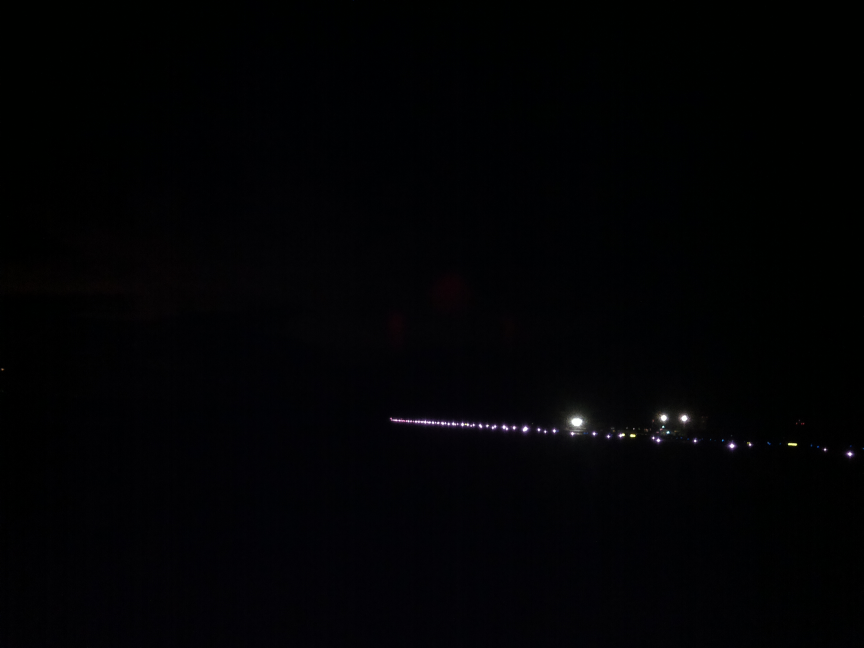
#> input picture cam1/3.jpg, 2592 x 1944 px (shown at 1/3 size)
$ python horizontal_visibility_script.py   (Python 2 division)   (older library calls are emulated)
#> lines starting #> are read from the running program, lines starting #| are printed output that depends on the picture; after the words box and inside, x2 and y2 are one past the last pixel; in counts of white or black regions, pixels touching at a corner belong together
#!/usr/bin/env python

__version__ = "Version 1.0"
__copyright__ = "Copyright 2015, PydevAr"
__email__ = "pydev.ar@gmail.com"

# Libraries
import cv2
import sys
import os
import csv

from config import *

def store_data():
    global writer, csvfile
    csvfile = open(FILENAME, 'wb')
    if not os.path.isfile(FILENAME):
        print "Error: file %s doesn't exist." % FILENAME
    csvfile.write("sep=,\n")  # For excel compatibility
    FIELDNAMES = ['ID Baliza',
                  'Coordenada X',
                  'Coordenada Y',
                  'Valor Pixel',
                  'Valor Referencia',
                  'Seleccionado',
                  'Distancia']
    writer = csv.DictWriter(csvfile, fieldnames=FIELDNAMES)
    writer.writeheader()

try:
    store_data()
except:
    print "Problem writing csv file."

def save_coord(id, cx, cy, pixel):
    global writer
    try:
        writer.writerow({
            'ID Baliza': id,
            'Coordenada X': int(cx) + refPt[0][0],
            'Coordenada Y': int(cy) + refPt[0][1],
            'Valor Pixel': pixel,
            'Valor Referencia': ' ',
            'Seleccionado': ' ',
            'Distancia': ' '
            })
    except:
        print "Problem writing file."

def average_value(image, cx, cy):
    global refPt
    image1, image2, image3 = [0, 0, 0]
    # print "cx:", cx, "cy:", cy
    counter = 0.0
    for x in range(cx-2, cx+3):
        for y in range(cy-2, cy+3):
            counter += 1.0
            # print x, y, image[y][x]
            image1 += image[y][x][0]
            image2 += image[y][x][1]
            image3 += image[y][x][2]
    ret = [round(image1 / counter, 1), round(image2 / counter, 1), round(image3 / counter, 1)]
    # print "returns", ret
    return ret

print "OpenCV Version:", cv2.__version__, "\n"

# Reading image
img = cv2.imread(img_path, cv2.CV_LOAD_IMAGE_UNCHANGED)
#> img is the input picture: shape (1944, 2592, 3); mean B, G, R 3.9, 2.4, 2.2
clone = cv2.imread(img_path, cv2.IMREAD_GRAYSCALE)
#> clone: shape (1944, 2592); min 0, max 255, mean 2.4

try:
    img.shape
except:
    print "The image could not be loaded."
    sys.exit()
# -----------------------------------------------------
print "-"*5, "Information of the image", "-"*5
print "Image Shape:", img.shape
#| Image Shape: (1944, 2592, 3)
print "Total number of pixels:", img.size
#| Total number of pixels: 15116544
print "Image data type:", img.dtype
#| Image data type: uint8
# -----------------------------------------------------


# display the image resized
# original = cv2.resize(img, SIZE)
# cv2.imshow("original", original)


roi = img[refPt[0][1]:refPt[1][1], refPt[0][0]:refPt[1][0]]
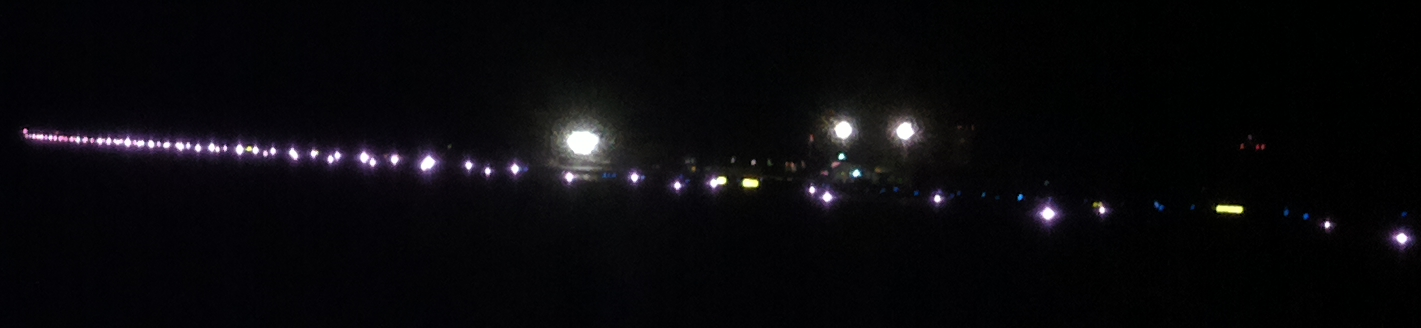
#> roi: shape (328, 1421, 3); mean B, G, R 11.5, 8.7, 9.3
# cv2.imshow("ROI", roi)

clone = clone[refPt[0][1]:refPt[1][1], refPt[0][0]:refPt[1][0]]
#> clone: shape (328, 1421)
# cv2.imshow("clone", clone)

_dummy, b_clone = cv2.threshold(clone, 200, 255, cv2.THRESH_BINARY)
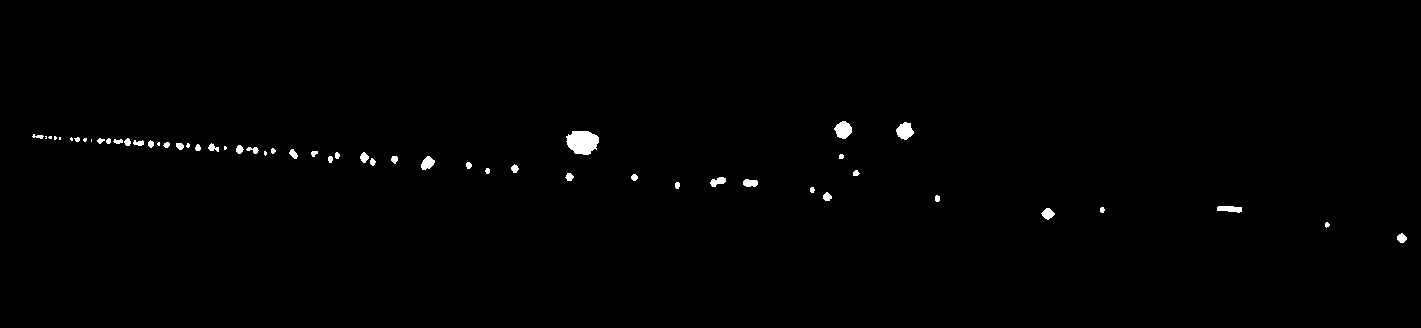
#> b_clone: shape (328, 1421); 0.66% white; 55 white regions (11 under 20 px)
# cv2.imshow("b_clone", b_clone)
# cv2.waitKey(0)

cv2.imshow("original", roi.copy())
contours, _h = cv2.findContours(b_clone, cv2.RETR_EXTERNAL, cv2.CHAIN_APPROX_SIMPLE)
#> contours = 55 contours, 20 with area under 20; largest, box (x1, y1, x2, y2) and area: (566, 131, 599, 155) 564, (834, 121, 852, 139) 204, (896, 122, 914, 140) 196, (421, 156, 435, 170) 112, (1217, 206, 1242, 213) 104
# print contours

dict_values = dict()
id = 0
for blob in contours:

    # finding centroids of best_cnt and draw a rectangle there
    if blob is not None:
        x, y, w, h = cv2.boundingRect(blob)
        cv2.rectangle(roi, (x, y), (x + w, y + h), (0, 0, 255), 3)

    M = cv2.moments(blob)
    if M['m00'] != 0:
        cx, cy = int(M['m10']/M['m00']), int(M['m01']/M['m00'])
        #print id, cx, cy, roi[cy][cx]
        #save_coord(id, cx, cy, average_value(roi, cx, cy))
        dict_values[id] = [cx, cy, average_value(roi, cx, cy)]
        id += 1
#> this loop made 55 passes
#> (blob, x, y, w, h, cx, cy, ret in average_value) on pass 48: ([[59, 137], [59, 139], [60, 139], [60, 137]], 59, 137, 2, 3, 59, 138, [3.6, 1.9, 248.7])
#> (x, y, w, h, cx, cy, ret in average_value) on passes 1 to 6: (1397, 233, 10, 10, 1401, 237, [162.8, 163, 254.5]), (1325, 222, 5, 6, 1326, 224, [0, 0, 255]), (1041, 208, 14, 12, 1047, 213, [254.2, 253.8, 254.5]), (1100, 207, 5, 6, 1101, 209, [0, 0, 255]), (1217, 206, 25, 7, 1229, 208, [62.5, 101.9, 254.1]), (935, 195, 5, 7, 936, 198, [0, 0, 255])
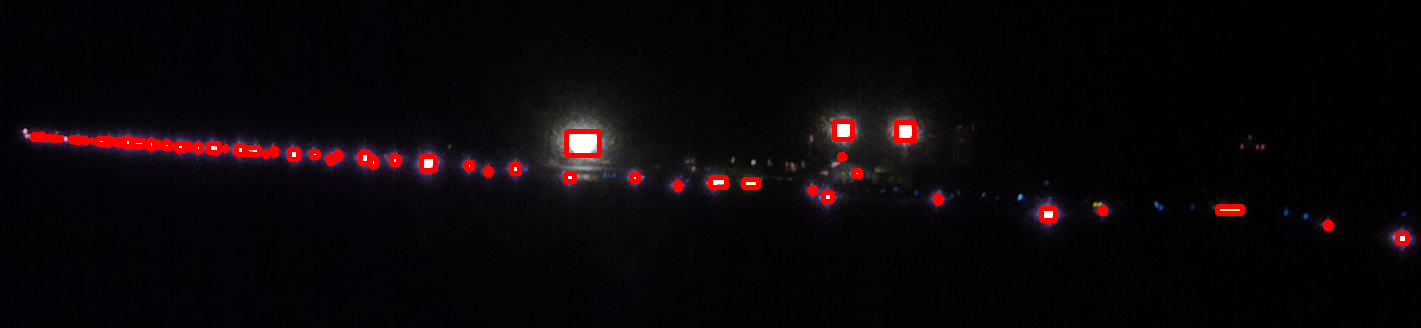
#> roi: shape (328, 1421, 3); 1.62% of pixels changed, all inside (x1, y1, x2, y2) = (30, 119, 1410, 246)
#> after the loop, dict_values = 54 items; id = 54
cv2.imshow("roi", roi)
# cv2.imshow("clone", clone)
cv2.waitKey(0)


def save_values():
    for i in range(len(dict_values.keys())):
        save_coord(i, *dict_values[i])
#> this loop made 54 passes
#| Problem writing file.
#| Problem writing file.
#| Problem writing file.
#| Problem writing file.
#| Problem writing file.
#| Problem writing file.
#| Problem writing file.
#| Problem writing file.
#> (further printed lines are left out)
    csvfile.close()

save_values()

$ run again, with cam1/1.jpg copied over cam1/3.jpg
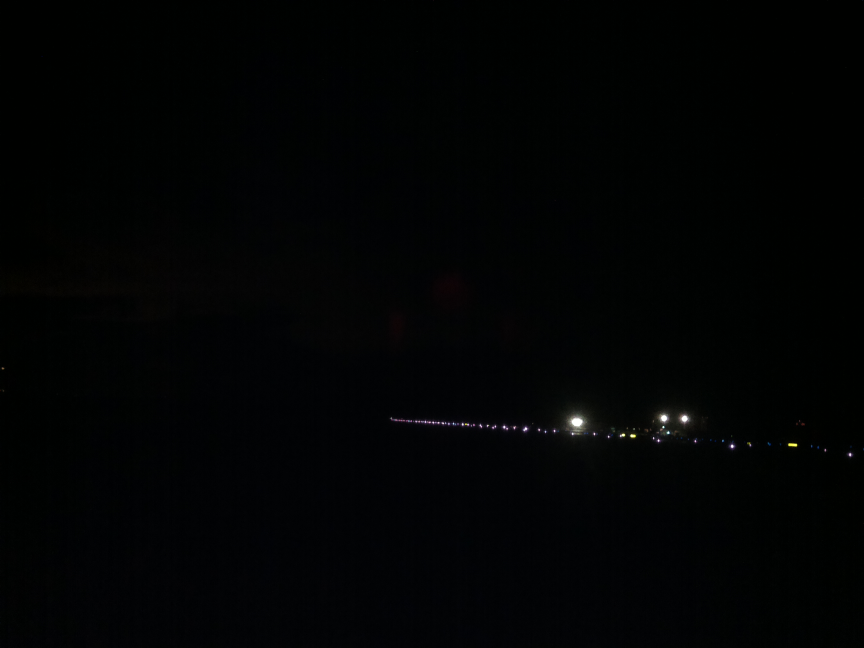
#> input picture cam1/1.jpg, 2592 x 1944 px (shown at 1/3 size)
#> img is the input picture: shape (1944, 2592, 3); mean B, G, R 3.2, 3, 1.8
#| Image Shape: (1944, 2592, 3)
#| Total number of pixels: 15116544
#| Image data type: uint8
#> `_dummy, b_clone = cv2.threshold(clone, 200, 255, cv2.THRESH_BINARY)`:
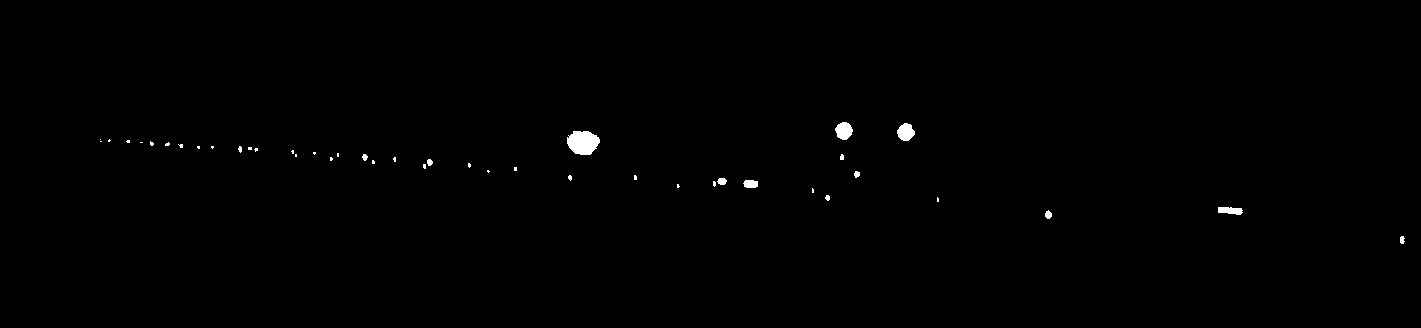
#> b_clone: shape (328, 1421); 0.41% white; 43 white regions (29 under 20 px)
#> contours = 43 contours, 32 with area under 20; largest, box (x1, y1, x2, y2) and area: (567, 131, 600, 155) 567, (835, 122, 853, 140) 212, (897, 123, 915, 141) 210, (1218, 207, 1243, 215) 125, (743, 180, 758, 188) 85
#> the loop `for blob in contours:` made 43 passes
#> (blob, x, y, w, h, cx, cy, ret in average_value) on passes 4, 6, 15, 24: ([[937, 197], [937, 201], [938, 201], [938, 198]], 937, 197, 2, 5, 937, 199, [0, 0, 255]), ([[812, 188], [812, 192], [813, 192], [813, 189]], 812, 188, 2, 5, 812, 190, [0, 0, 255]), ([[514, 167], [514, 170], [516, 170], [516, 167]], 514, 167, 3, 4, 515, 168, [0, 0, 255]), ([[295, 154], [295, 156], [296, 156], [296, 154]], 295, 154, 2, 3, 295, 155, [9.9, 8.8, 254.7])
#> after the loop `for blob in contours:`:
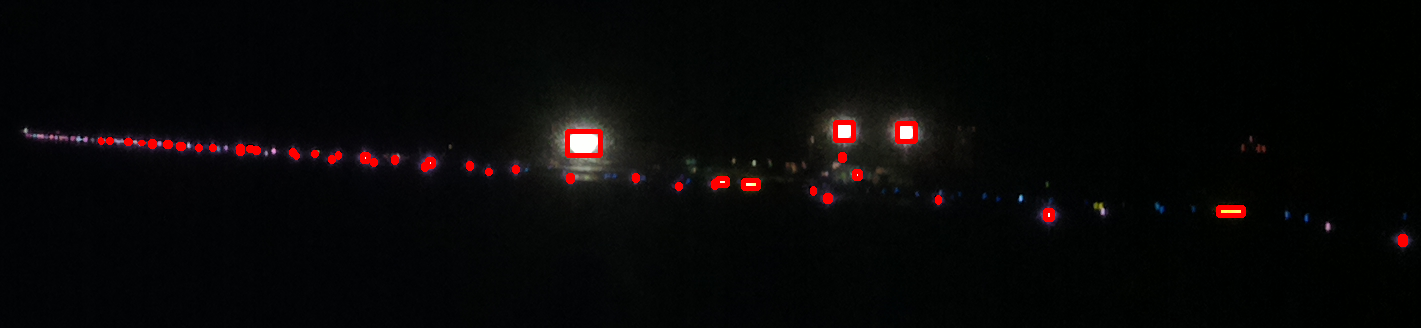
#> roi: shape (328, 1421, 3); mean B, G, R 6.8, 6.8, 8
#> after the loop `for blob in contours:`: dict_values = 40 items; id = 40
#> the loop in save_values, `for i in range(len(dict_values.keys())):` made 40 passes
#| Problem writing file.
#| Problem writing file.
#| Problem writing file.
#| Problem writing file.
#| Problem writing file.
#> (further printed lines are left out)

$ run again, with cam1/10.jpg copied over cam1/3.jpg
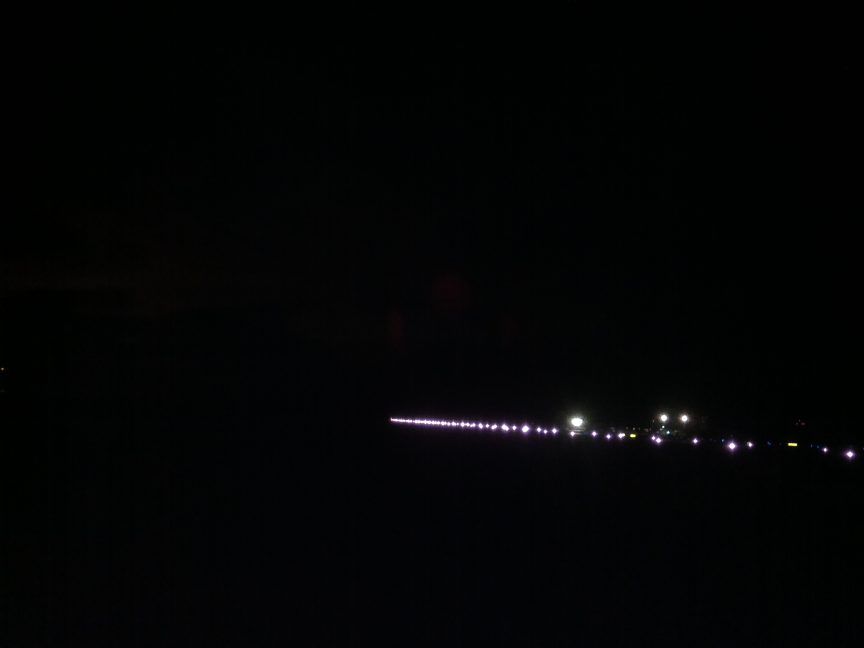
#> input picture cam1/10.jpg, 2592 x 1944 px (shown at 1/3 size)
#> img is the input picture: shape (1944, 2592, 3); mean B, G, R 4.2, 4.1, 3.1
#| Image Shape: (1944, 2592, 3)
#| Total number of pixels: 15116544
#| Image data type: uint8
#> `_dummy, b_clone = cv2.threshold(clone, 200, 255, cv2.THRESH_BINARY)`:
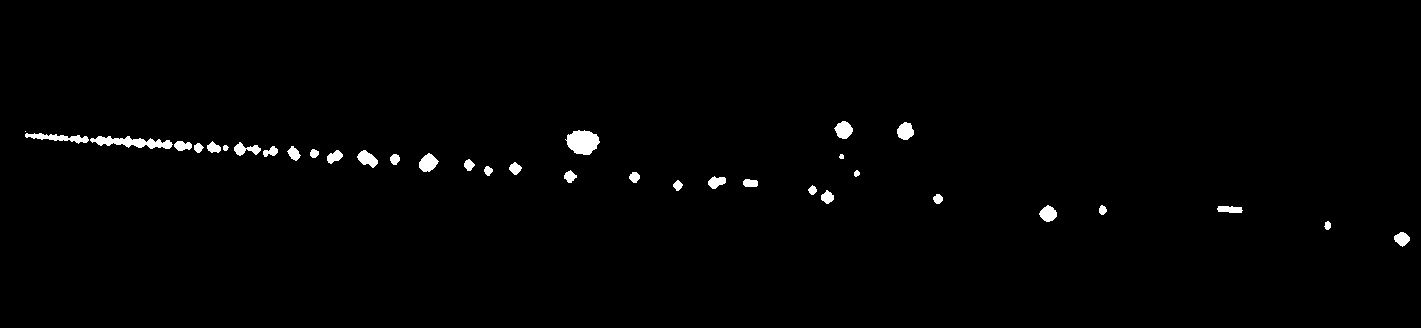
#> b_clone: shape (328, 1421); 1.1% white; 36 white regions (1 under 20 px)
#> contours = 36 contours, 3 with area under 20; largest, box (x1, y1, x2, y2) and area: (565, 130, 600, 155) 578, (90, 136, 173, 149) 504, (25, 133, 89, 144) 260, (419, 153, 439, 172) 226, (834, 121, 853, 139) 212
#> the loop `for blob in contours:` made 36 passes
#> (x, y, w, h, cx, cy, ret in average_value) on passes 1 to 8: (1394, 232, 16, 15, 1401, 238, [254.5, 254.7, 254.6]), (1324, 221, 7, 9, 1327, 225, [81.6, 81, 255]), (1217, 206, 26, 7, 1229, 209, [48.7, 102, 254.9]), (1099, 205, 8, 10, 1102, 209, [122.1, 122.1, 254.9]), (1039, 205, 18, 17, 1047, 213, [254.8, 254.9, 254.5]), (933, 194, 10, 10, 937, 198, [162.7, 162.7, 254.6]), (821, 190, 13, 14, 827, 196, [254.9, 254.3, 254.6]), (808, 185, 9, 10, 812, 189, [163.1, 162.4, 254.7])
#> after the loop `for blob in contours:`:
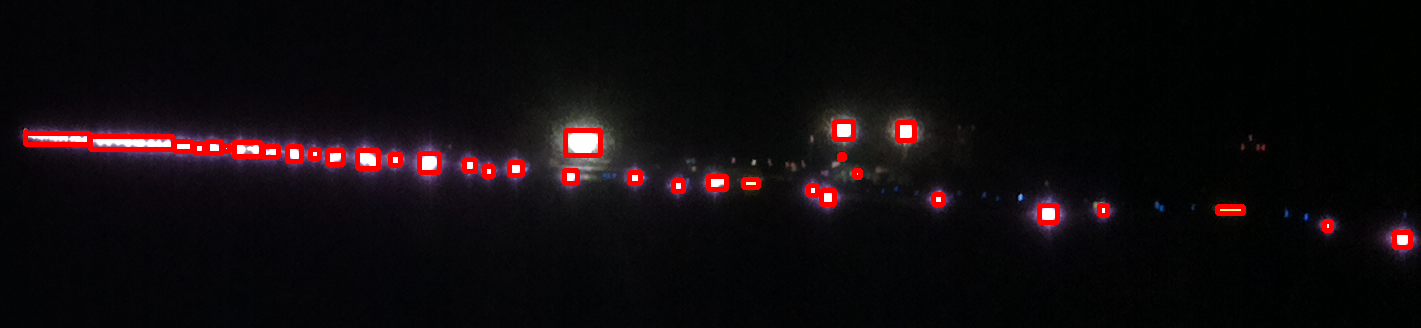
#> roi: shape (328, 1421, 3); mean B, G, R 12.8, 10.7, 16.6
#> after the loop `for blob in contours:`: dict_values = 35 items; id = 35
#> the loop in save_values, `for i in range(len(dict_values.keys())):` made 35 passes
#| Problem writing file.
#| Problem writing file.
#| Problem writing file.
#| Problem writing file.
#| Problem writing file.
#> (further printed lines are left out)

$ run again, with cam1/100.jpg copied over cam1/3.jpg
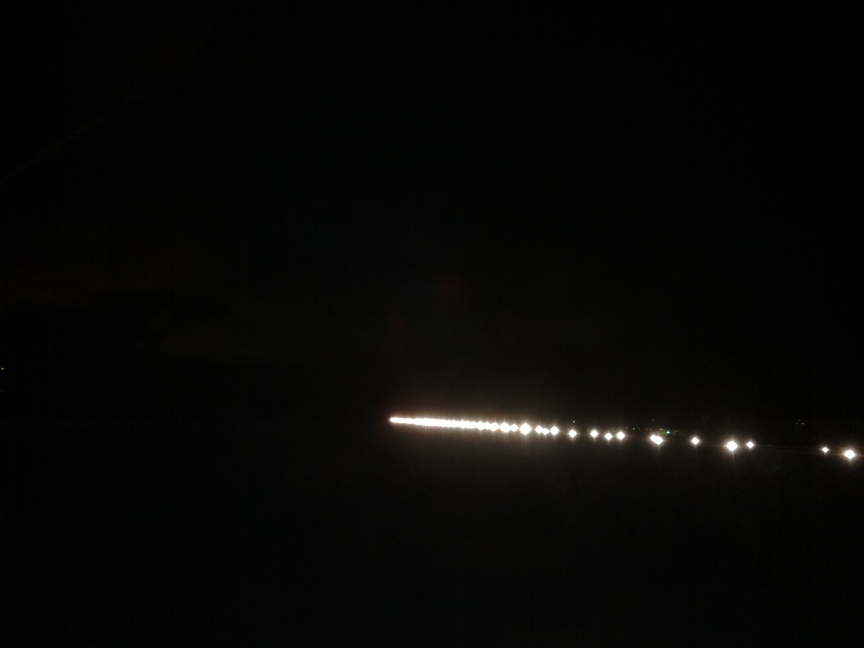
#> input picture cam1/100.jpg, 2592 x 1944 px (shown at 1/3 size)
#> img is the input picture: shape (1944, 2592, 3); mean B, G, R 5, 6.5, 6.6
#| Image Shape: (1944, 2592, 3)
#| Total number of pixels: 15116544
#| Image data type: uint8
#> `_dummy, b_clone = cv2.threshold(clone, 200, 255, cv2.THRESH_BINARY)`:
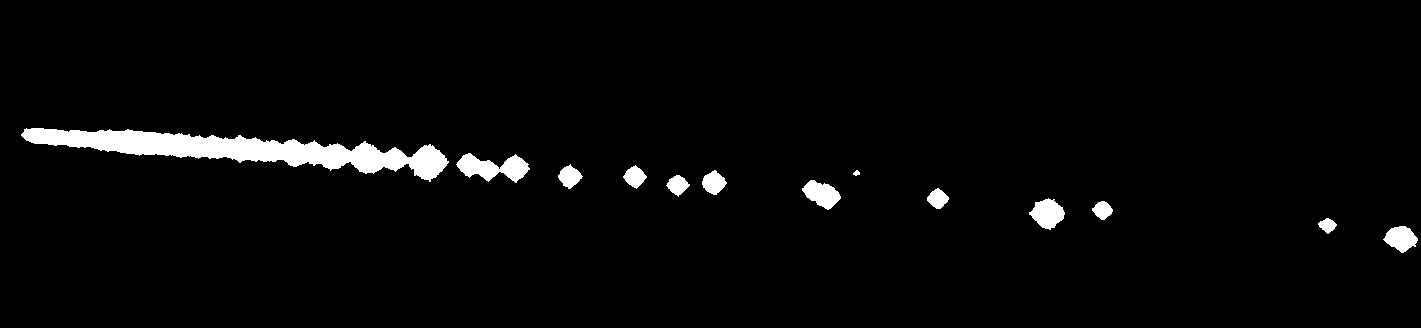
#> b_clone: shape (328, 1421); 3.1% white; 13 white regions
#> contours = 13 contours, 1 with area under 20; largest, box (x1, y1, x2, y2) and area: (21, 128, 449, 182) 8356, (456, 153, 530, 183) 1124, (1029, 198, 1065, 230) 684, (802, 180, 841, 210) 650, (1383, 226, 1418, 253) 566
#> the loop `for blob in contours:` made 13 passes
#> (x, y, w, h, cx, cy, ret in average_value) on passes 1 to 8: (1383, 226, 35, 27, 1400, 238, [250.3, 254, 252]), (1318, 218, 19, 16, 1327, 224, [248.4, 254, 252.6]), (1092, 201, 21, 19, 1102, 209, [250.6, 253.9, 252.2]), (1029, 198, 36, 32, 1047, 213, [250.8, 254, 252]), (927, 188, 22, 21, 937, 198, [250, 254, 252.4]), (802, 180, 39, 30, 821, 193, [249.8, 254, 252]), (666, 175, 24, 22, 677, 184, [248.8, 254, 252.9]), (853, 170, 7, 6, 856, 172, [19.8, 20.4, 253.2])
#> after the loop `for blob in contours:`:
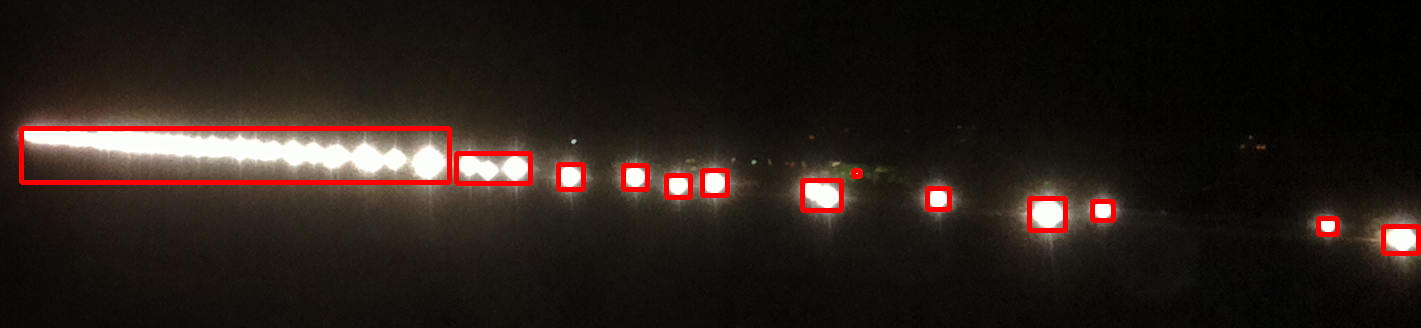
#> roi: shape (328, 1421, 3); mean B, G, R 24.2, 29.7, 39.8
#> after the loop `for blob in contours:`: dict_values = 13 items; id = 13
#> the loop in save_values, `for i in range(len(dict_values.keys())):` made 13 passes
#| Problem writing file.
#| Problem writing file.
#| Problem writing file.
#| Problem writing file.
#| Problem writing file.
#> (further printed lines are left out)
